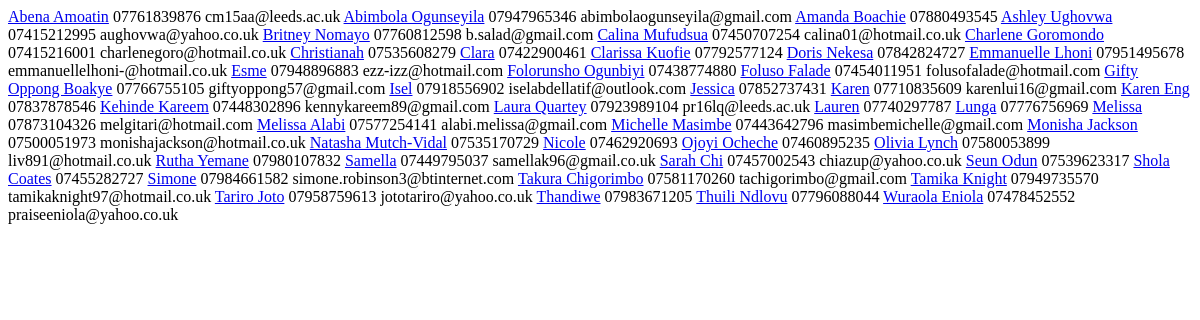
The app's page /member/_gender/Female (signed in), older data.
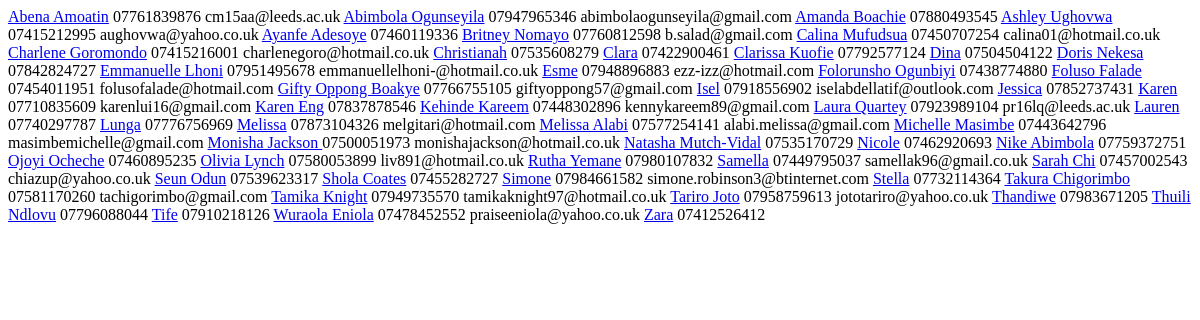
The same page, newer data.
### member/models.py (models this page shows)
class Member(models.Model):
	name = models.CharField(max_length=50, unique=True)
	gender = models.ForeignKey('Gender', on_delete=models.CASCADE, related_name="sex")
	mobile_no = models.CharField(max_length=50, blank=True, null=True, unique=False, verbose_name="Mobile number")
	email = models.EmailField(max_length=50, blank=True, null=True, verbose_name="Email Address")
	date_of_birth = models.DateField(blank=True, null=True)
	address = models.TextField(max_length=200, blank=True, null=True)
	post_code = models.CharField(max_length=10, blank=True, null=True)
	academic_institution = models.ForeignKey('AcademicInstitution', on_delete=models.CASCADE, related_name="academic_institution", null=True, blank=True)
	course = models.CharField(max_length=100, blank=True)
	first_attended = models.DateField(blank=True, null=True)
	attendance_status = models.ForeignKey('Attendance', on_delete=models.CASCADE, related_name="attendance_status")
	last_visited = models.DateField(null=True, blank=True)
	extra_info = models.TextField(max_length=2000, blank=True)
	last_modified = models.DateTimeField(auto_now=True)
	def __str__(self):
		return self.name
	class Meta:
		ordering = ["name"]

### member/views.py (the view)
@login_required
def _list_members_by_gender(request, gender):
	pattern = re.compile(r"^([\w]+)$")
	if pattern.match(gender) and gender != "ALL":
		gender = Gender.objects.get(gender__iexact = gender).gender
		members = Member.objects.filter(gender__gender__iexact = gender)
	else:
		members = Member.objects.all()
	context = {
		'members': members
	}
	return render (request, '_partial/member_data.html', context)

### member/templates/_partial/member_data.html
{% for member in members %}
<tr>
	<td><a href="{% url 'member:member_info' member %}">{{ member.name }}</a></td>
	<td>{{ member.mobile_no }}</td>
	<td>{{ member.email }}</td>
</tr>
{% endfor %}

Row changes from the older to the newer data that the page shows:
added Member: name "Ayanfe Adesoye", mobile_no "07460119336"
added Member: name "Dina", mobile_no "07504504122"
added Member: name "Nike Abimbola", mobile_no "07759372751"
added Member: name "Stella", mobile_no "07732114364"
added Member: name "Tife", mobile_no "07910218126"
added Member: name "Zara", mobile_no "07412526412"
